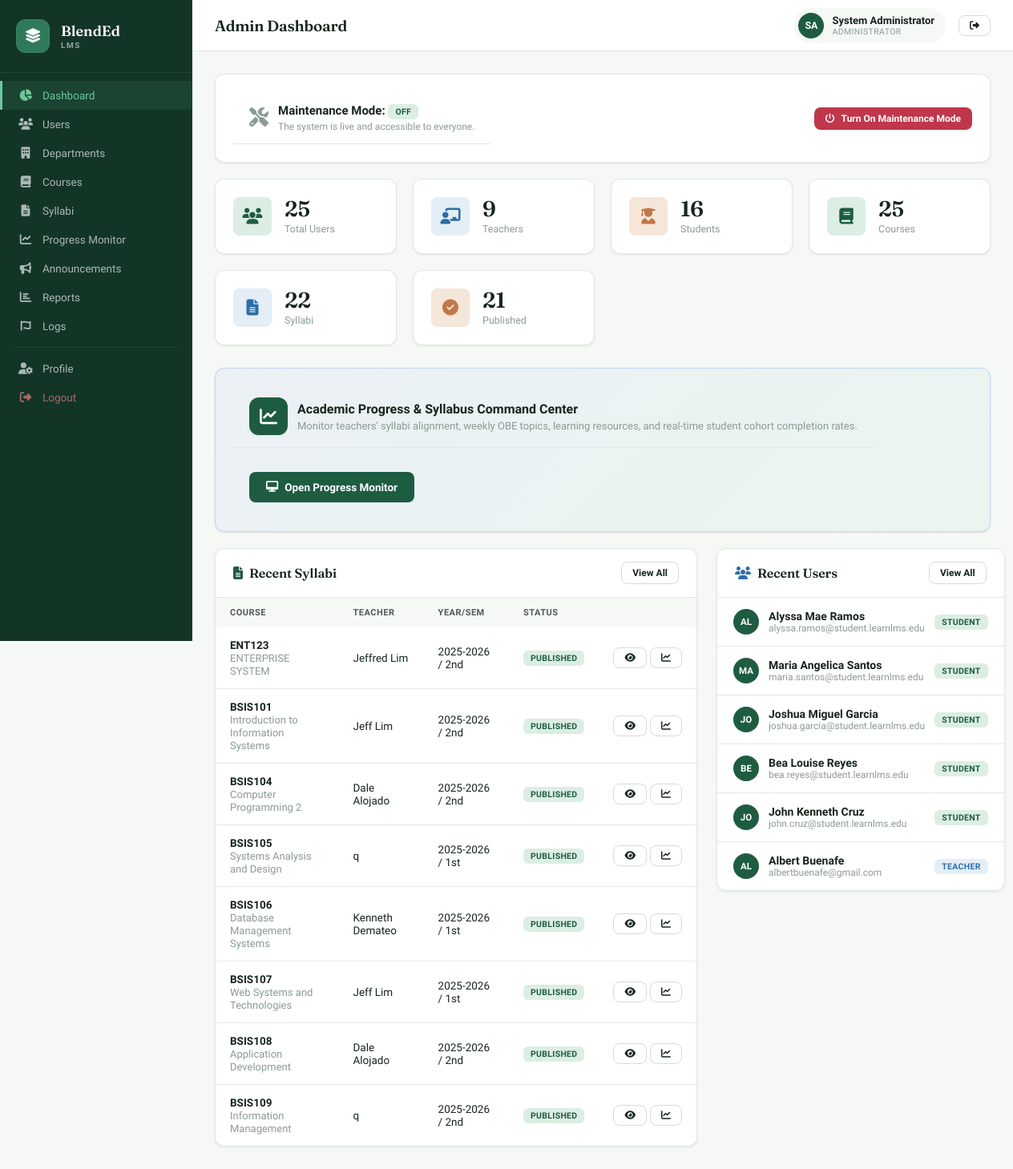
Page /admin/dashboard.php (signed in) on the committed database.
### tables this page shows
CREATE TABLE `syllabi` (
  `id` int NOT NULL AUTO_INCREMENT,
  `course_id` int NOT NULL,
  `teacher_id` int NOT NULL,
  `academic_year` varchar(20) NOT NULL,
  `semester` enum('1st','2nd','Summer') NOT NULL,
  `section_name` varchar(100) DEFAULT NULL,
  `course_description` text,
  `course_outcomes` text,
  `grading_system` text,
  `status` enum('draft','published','archived') DEFAULT 'draft',
  `image_path` varchar(255) DEFAULT NULL,
  `syllabus_file` varchar(255) DEFAULT NULL,
  `external_url` varchar(500) DEFAULT NULL,
  `created_at` timestamp NOT NULL DEFAULT CURRENT_TIMESTAMP,
  `updated_at` timestamp NOT NULL DEFAULT CURRENT_TIMESTAMP ON UPDATE CURRENT_TIMESTAMP,
  PRIMARY KEY (`id`),
  KEY `course_id` (`course_id`),
  KEY `teacher_id` (`teacher_id`),
  CONSTRAINT `syllabi_ibfk_1` FOREIGN KEY (`course_id`) REFERENCES `courses` (`id`) ON DELETE CASCADE,
  CONSTRAINT `syllabi_ibfk_2` FOREIGN KEY (`teacher_id`) REFERENCES `users` (`id`) ON DELETE CASCADE
);

CREATE TABLE `courses` (
  `id` int NOT NULL AUTO_INCREMENT,
  `department_id` int NOT NULL,
  `course_code` varchar(20) NOT NULL,
  `course_name` varchar(150) NOT NULL,
  `description` text,
  `units` int DEFAULT '3',
  `prerequisite` varchar(255) DEFAULT 'None',
  `year_level` int DEFAULT '1',
  `semester` enum('1st','2nd','Summer') DEFAULT '1st',
  `status` enum('active','inactive') DEFAULT 'active',
  `created_at` timestamp NOT NULL DEFAULT CURRENT_TIMESTAMP,
  PRIMARY KEY (`id`),
  UNIQUE KEY `course_code` (`course_code`),
  KEY `department_id` (`department_id`),
  CONSTRAINT `courses_ibfk_1` FOREIGN KEY (`department_id`) REFERENCES `departments` (`id`) ON DELETE CASCADE
);

CREATE TABLE `users` (
  `id` int NOT NULL AUTO_INCREMENT,
  `username` varchar(50) NOT NULL,
  `password` varchar(255) NOT NULL,
  `full_name` varchar(100) NOT NULL,
  `email` varchar(100) NOT NULL,
  `role` enum('admin','teacher','student') NOT NULL,
  `profile_pic` varchar(255) DEFAULT NULL,
  `status` enum('active','inactive') DEFAULT 'active',
  `created_at` timestamp NOT NULL DEFAULT CURRENT_TIMESTAMP,
  `updated_at` timestamp NOT NULL DEFAULT CURRENT_TIMESTAMP ON UPDATE CURRENT_TIMESTAMP,
  PRIMARY KEY (`id`),
  UNIQUE KEY `username` (`username`),
  UNIQUE KEY `email` (`email`)
);

### includes/config.php (called while the page is built, shortened)
<?php
$conn = null;
$_connCandidates = [
    ['host' => (DB_HOST === 'localhost' ? '127.0.0.1' : DB_HOST), 'port' => DB_PORT, 'user' => DB_USER, 'pass' => DB_PASS, 'name' => DB_NAME],
    ['host' => 'mysql.railway.internal', 'port' => 3306, 'user' => 'root', 'pass' => 'ckhkOQcXPVQrKkXRgEDURJfUtHmHrLOa', 'name' => 'railway'],
    ['host' => 'mysql', 'port' => 3306, 'user' => 'root', 'pass' => 'ckhkOQcXPVQrKkXRgEDURJfUtHmHrLOa', 'name' => 'railway'],
    ['host' => 'tramway.proxy.rlwy.net', 'port' => 11864, 'user' => 'root', 'pass' => 'ckhkOQcXPVQrKkXRgEDURJfUtHmHrLOa', 'name' => 'railway'],
    ['host' => '127.0.0.1', 'port' => 3306, 'user' => 'root', 'pass' => '', 'name' => 'railway']
];
foreach ($_connCandidates as $_candidate) {
    try {
        $_testConn = @new mysqli($_candidate['host'], $_candidate['user'], $_candidate['pass'], $_candidate['name'], (int)$_candidate['port']);
        if (!$_testConn->connect_error) {
            $conn = $_testConn;
            break;
        }
    } catch (\Throwable $e) {}
}
$conn->set_charset("utf8mb4");
$conn->query("SET SESSION sql_mode = (SELECT REPLACE(@@sql_mode, 'ONLY_FULL_GROUP_BY', ''))");
function isLoggedIn() {
    return isset($_SESSION['user_id']);
}
function isMaintenanceMode() {
    global $conn;
    static $cached = null;
    if ($cached !== null) return $cached;
    $result = $conn->query("SELECT maintenance_mode FROM system_settings WHERE id = 1 LIMIT 1");
    $row = $result ? $result->fetch_assoc() : null;
    $cached = $row ? (bool)$row['maintenance_mode'] : false;
    return $cached;
}
if (isMaintenanceMode()) {
    if (isset($_SESSION['role']) && in_array($_SESSION['role'], ['student', 'teacher'])) {
        $wasLoggedIn = isLoggedIn();
        $uid = $_SESSION['user_id'] ?? null;
        if ($wasLoggedIn && $uid) {
            logActivity($uid, 'Auto-logged out (maintenance mode enabled)', 'Authentication');
        }
        $_SESSION = array();
        if (ini_get("session.use_cookies")) {
            $params = session_get_cookie_params();
            setcookie(session_name(), '', time() - 42000,
                $params["path"], $params["domain"],
                $params["secure"], $params["httponly"]
            );
        }
        session_destroy();
        header("Location: " . BASE_URL . "maintenance.php");
        exit();
    }
    $maintenanceExempt = ['maintenance.php', 'login.php', 'logout.php', 'auth.php'];
    $currentScript = basename($_SERVER['SCRIPT_NAME']);
    if (!in_array($currentScript, $maintenanceExempt, true) && ($_SESSION['role'] ?? '') !== 'admin') {
        redirect(BASE_URL . 'maintenance.php');
    }
}

### admin/dashboard.php (the view, shortened to what this page needs)
<?php
require_once '../includes/config.php';
$maintenanceOn = isMaintenanceMode();
$stats = [];
$stats['users'] = $conn->query("SELECT COUNT(*) c FROM users WHERE role != 'admin'")->fetch_assoc()['c'];
$stats['teachers'] = $conn->query("SELECT COUNT(*) c FROM users WHERE role='teacher'")->fetch_assoc()['c'];
$stats['students'] = $conn->query("SELECT COUNT(*) c FROM users WHERE role='student'")->fetch_assoc()['c'];
$stats['courses'] = $conn->query("SELECT COUNT(*) c FROM courses")->fetch_assoc()['c'];
$stats['syllabi'] = $conn->query("SELECT COUNT(*) c FROM syllabi")->fetch_assoc()['c'];
$stats['published'] = $conn->query("SELECT COUNT(*) c FROM syllabi WHERE status='published'")->fetch_assoc()['c'];
$recentSyllabi = $conn->query("SELECT s.*, c.course_name, c.course_code, u.full_name as teacher_name FROM syllabi s JOIN courses c ON s.course_id=c.id JOIN users u ON s.teacher_id=u.id ORDER BY s.created_at DESC LIMIT 8");
$recentUsers = $conn->query("SELECT * FROM users WHERE role != 'admin' ORDER BY created_at DESC LIMIT 6");
?>
<?php require_once '../includes/header.php'; ?>
<div class="app-layout">
<?php require_once '../includes/sidebar.php'; ?>
<div class="main-content">
<?php require_once '../includes/topbar.php'; ?>
<div class="page-content">
<div class="card" style="margin-bottom:20px;border:1px solid <?= $maintenanceOn ? '#f59e0b' : 'var(--border)' ?>">
    <div class="card-body" style="display:flex;align-items:center;justify-content:space-between;flex-wrap:wrap;gap:12px">
        <div style="display:flex;align-items:center;gap:14px">
            <div style="font-size:24px;color:<?= $maintenanceOn ? '#f59e0b' : 'var(--text3)' ?>">
                <i class="fas fa-tools"></i>
            </div>
            <div>
                <div style="font-weight:600;font-size:15px">
                    Maintenance Mode:
                    <span class="badge <?= $maintenanceOn ? 'badge-orange' : 'badge-green' ?>"><?= $maintenanceOn ? 'ON' : 'OFF' ?></span>
                </div>
                <div style="font-size:12px;color:var(--text3);margin-top:2px">
                    <?php if ($maintenanceOn): ?>
                        Teachers and students are currently locked out. Only admins can use the system.
                    <?php else: ?>
                        The system is live and accessible to everyone.
                    <?php endif; ?>
                </div>
            </div>
        </div>
        <form method="POST" onsubmit="return confirm('<?= $maintenanceOn ? 'Turn OFF maintenance mode? The system will be live for everyone again.' : 'Turn ON maintenance mode? Teachers and students will be locked out immediately.' ?>')">
            <button type="submit" class="btn <?= $maintenanceOn ? 'btn-success' : 'btn-danger' ?> btn-sm">
                <?php if ($maintenanceOn): ?>
                    <i class="fas fa-play"></i> Turn Off Maintenance Mode
                <?php else: ?>
                    <i class="fas fa-power-off"></i> Turn On Maintenance Mode
                <?php endif; ?>
            </button>
        </form>
    </div>
</div>
<div class="stats-grid">
    <div class="stat-card green">
        <div class="stat-icon green"><i class="fas fa-users"></i></div>
        <div class="stat-info"><div class="stat-num"><?= $stats['users'] ?></div><div class="stat-label">Total Users</div></div>
    </div>
    <div class="stat-card blue">
        <div class="stat-icon blue"><i class="fas fa-chalkboard-teacher"></i></div>
        <div class="stat-info"><div class="stat-num"><?= $stats['teachers'] ?></div><div class="stat-label">Teachers</div></div>
    </div>
    <div class="stat-card orange">
        <div class="stat-icon orange"><i class="fas fa-user-graduate"></i></div>
        <div class="stat-info"><div class="stat-num"><?= $stats['students'] ?></div><div class="stat-label">Students</div></div>
    </div>
    <div class="stat-card green">
        <div class="stat-icon green"><i class="fas fa-book"></i></div>
        <div class="stat-info"><div class="stat-num"><?= $stats['courses'] ?></div><div class="stat-label">Courses</div></div>
    </div>
    <div class="stat-card blue">
        <div class="stat-icon blue"><i class="fas fa-file-alt"></i></div>
        <div class="stat-info"><div class="stat-num"><?= $stats['syllabi'] ?></div><div class="stat-label">Syllabi</div></div>
    </div>
    <div class="stat-card orange">
        <div class="stat-icon orange"><i class="fas fa-check-circle"></i></div>
        <div class="stat-info"><div class="stat-num"><?= $stats['published'] ?></div><div class="stat-label">Published</div></div>
    </div>
</div>
<div class="card" style="margin-bottom:20px;background:linear-gradient(135deg, rgba(37,99,235,0.05) 0%, rgba(16,185,129,0.05) 100%);border:1px solid rgba(37,99,235,0.2)">
    <div class="card-body" style="display:flex;align-items:center;justify-content:space-between;flex-wrap:wrap;gap:16px">
        <div style="display:flex;align-items:center;gap:16px">
            <div style="width:48px;height:48px;border-radius:12px;background:var(--primary);color:#fff;display:flex;align-items:center;justify-content:center;font-size:22px">
                <i class="fas fa-chart-line"></i>
            </div>
            <div>
                <h3 style="margin:0;font-size:16px;font-weight:700">Academic Progress & Syllabus Command Center</h3>
                <p style="margin:4px 0 0;font-size:13px;color:var(--text3)">
                    Monitor teachers' syllabi alignment, weekly OBE topics, learning resources, and real-time student cohort completion rates.
                </p>
            </div>
        </div>
        <div style="display:flex;gap:10px">
            <a href="monitoring.php" class="btn btn-primary" style="display:inline-flex;align-items:center;gap:8px">
                <i class="fas fa-desktop"></i> Open Progress Monitor
            </a>
        </div>
    </div>
</div>
<div class="dash-grid">
<div>
<div class="card">
    <div class="card-header">
        <span class="card-title"><i class="fas fa-file-alt" style="color:var(--primary);margin-right:8px"></i>Recent Syllabi</span>
        <a href="syllabi.php" class="btn btn-secondary btn-sm">View All</a>
    </div>
    <div class="table-wrap">
    <table>
        <thead><tr><th>Course</th><th>Teacher</th><th>Year/Sem</th><th>Status</th><th></th></tr></thead>
        <tbody>
        <?php while($row = $recentSyllabi->fetch_assoc()): ?>
        <tr>
            <td><strong><?= htmlspecialchars($row['course_code']) ?></strong><br><small class="text-muted"><?= htmlspecialchars($row['course_name']) ?></small></td>
            <td><?= htmlspecialchars($row['teacher_name']) ?></td>
            <td><?= $row['academic_year'] ?> / <?= $row['semester'] ?></td>
            <td><?php
                $sc = ['draft'=>'badge-gray','published'=>'badge-green','archived'=>'badge-orange'];
                echo '<span class="badge '.$sc[$row['status']].'">'.ucfirst($row['status']).'</span>';
            ?></td>
            <td>
                <div style="display:flex;gap:4px">
                    <a href="syllabi_view.php?id=<?= $row['id'] ?>" class="btn btn-secondary btn-sm" title="View Syllabus"><i class="fas fa-eye"></i></a>
                    <a href="monitoring.php?syl=<?= $row['id'] ?>" class="btn btn-secondary btn-sm" title="Monitor Student Cohort"><i class="fas fa-chart-line"></i></a>
                </div>
            </td>
        </tr>
        <?php endwhile; ?>
        </tbody>
    </table>
    </div>
</div>
</div>
<div>
<div class="card">
    <div class="card-header">
        <span class="card-title"><i class="fas fa-users" style="color:var(--info);margin-right:8px"></i>Recent Users</span>
        <a href="users.php" class="btn btn-secondary btn-sm">View All</a>
    </div>
    <div class="card-body" style="padding:0">
    <?php while($u = $recentUsers->fetch_assoc()):
        $ini = substr(strtoupper($u['full_name']),0,2); ?>
    <div style="display:flex;align-items:center;gap:12px;padding:14px 20px;border-bottom:1px solid var(--border)">
        <div class="avatar-sm"><?= $ini ?></div>
        <div style="flex:1">
            <div style="font-weight:600;font-size:14px"><?= htmlspecialchars($u['full_name']) ?></div>
            <div style="font-size:12px;color:var(--text3)"><?= $u['email'] ?></div>
        </div>
        <?php $rc = ['teacher'=>'badge-blue','student'=>'badge-green']; ?>
        <span class="badge <?= $rc[$u['role']] ?>"><?= ucfirst($u['role']) ?></span>
    </div>
    <?php endwhile; ?>
    </div>
</div>
</div>
</div>
</div>
</div>
</div>
</body></html>

### rows in the picture
syllabi: course.course_code "ENT123", course.course_name "ENTERPRISE SYSTEM", teacher.full_name "Jeffred Lim", academic_year "2025-2026", semester "2nd", status "PUBLISHED"
syllabi: course.course_code "BSIS101", course.course_name "Introduction to Information Systems", teacher.full_name "Jeff Lim", academic_year "2025-2026", semester "2nd", status "PUBLISHED"
syllabi: course.course_code "BSIS104", course.course_name "Computer Programming 2", teacher.full_name "Dale Alojado", academic_year "2025-2026", semester "2nd", status "PUBLISHED"
syllabi: course.course_code "BSIS105", course.course_name "Systems Analysis and Design", teacher.full_name "q", academic_year "2025-2026", semester "1st", status "PUBLISHED"
syllabi: course.course_code "BSIS106", course.course_name "Database Management Systems", teacher.full_name "Kenneth Demateo", academic_year "2025-2026", semester "1st", status "PUBLISHED"
syllabi: course.course_code "BSIS107", course.course_name "Web Systems and Technologies", teacher.full_name "Jeff Lim", academic_year "2025-2026", semester "1st", status "PUBLISHED"
syllabi: course.course_code "BSIS108", course.course_name "Application Development", teacher.full_name "Dale Alojado", academic_year "2025-2026", semester "2nd", status "PUBLISHED"
syllabi: course.course_code "BSIS109", course.course_name "Information Management", teacher.full_name "q", academic_year "2025-2026", semester "2nd", status "PUBLISHED"
users: full_name "AL", full_name "Alyssa Mae Ramos", email "alyssa.ramos@student.learnlms.edu", role "STUDENT"
users: full_name "MA", full_name "Maria Angelica Santos", email "maria.santos@student.learnlms.edu", role "STUDENT"
users: full_name "JO", full_name "Joshua Miguel Garcia", email "joshua.garcia@student.learnlms.edu", role "STUDENT"
users: full_name "BE", full_name "Bea Louise Reyes", email "bea.reyes@student.learnlms.edu", role "STUDENT"
users: full_name "JO", full_name "John Kenneth Cruz", email "john.cruz@student.learnlms.edu", role "STUDENT"
users: full_name "AL", full_name "Albert Buenafe", email "albertbuenafe@gmail.com", role "TEACHER"

### other values in the picture
$pageTitle "Admin Dashboard"
$initials "SA"
$_SESSION['full_name'] "System Administrator"
$roleLabel[$r] "ADMINISTRATOR"
$stats['users'] "25"
$stats['teachers'] "9"
$stats['students'] "16"
$stats['courses'] "25"
$stats['syllabi'] "22"
$stats['published'] "21"
